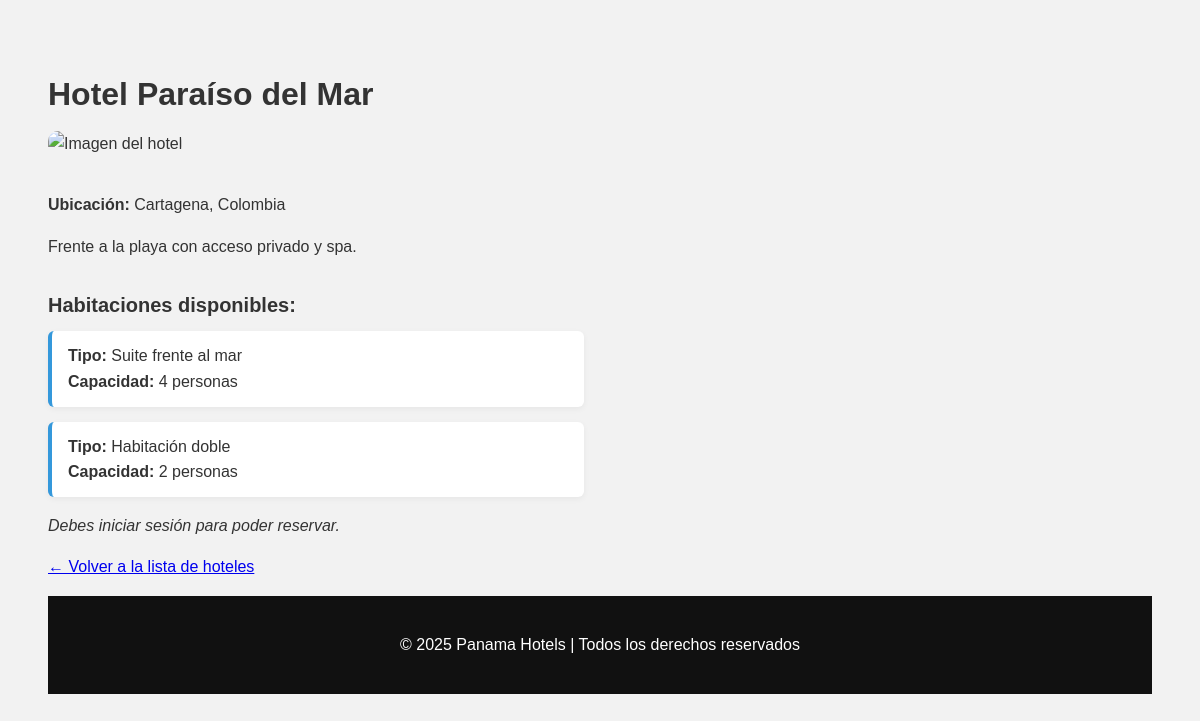
The app's page /public/ver_hotel.php?id=1 with its own data.
### tables this page shows
CREATE TABLE `hoteles` (
  `id` int(11) NOT NULL,
  `nombre` varchar(100) NOT NULL,
  `descripcion` text DEFAULT NULL,
  `direccion` varchar(255) DEFAULT NULL,
  `categoria_id` int(11) DEFAULT NULL,
  `imagen` varchar(255) DEFAULT NULL
);

CREATE TABLE `habitaciones` (
  `id` int(11) NOT NULL,
  `hotel_id` int(11) NOT NULL,
  `tipo` varchar(100) NOT NULL,
  `capacidad` int(11) NOT NULL
);

### public/ver_hotel.php (the view, shortened to what this page needs)
<?php
require_once '../control/ReservasController.php';
$db = new mod_db();
$conn = $db->getConexion();
$errores = [];
$usuario_id = $_SESSION['usuario_id'] ?? null;
if (isset($_GET['id'])) {
    $hotel_id = intval($_GET['id']);
    $stmtHotel = $conn->prepare("SELECT * FROM hoteles WHERE id = :id");
    $stmtHotel->execute([':id' => $hotel_id]);
    $hotel = $stmtHotel->fetch(PDO::FETCH_ASSOC);
    $stmtHabitaciones = $conn->prepare("SELECT * FROM habitaciones WHERE hotel_id = :hotel_id");
    $stmtHabitaciones->execute([':hotel_id' => $hotel_id]);
    $habitaciones = $stmtHabitaciones->fetchAll(PDO::FETCH_ASSOC);
}
?>
<!DOCTYPE html>
<html lang="es">
<head>
    <link rel="stylesheet" href="../css/estilosDetalleHotel.css">
    <?php if (!isset($hotel)): ?>
    <h2>Hoteles disponibles en Panamá</h2>
    <div class="hotel-grid">
        <?php
        $stmt = $conn->query("SELECT id, nombre, direccion FROM hoteles");
        while ($row = $stmt->fetch(PDO::FETCH_ASSOC)):
            $imagen = match($row['id']) {
                1 => "../img/paraiso_del_mar.jpg",
                2 => "../img/sierra verde.jpg",
                3 => "../img/ciudad_central.jpg",
                4 => "../img/colonial.jpeg",
                5 => "../img/cafe.jpg",
                7 => "../img/esencia.jpg",
                default => "../img/7palabras.jpg"
            };
        ?>
            <a class="hotel-card" href="ver_hotel.php?id=<?= intval($row['id']) ?>">
                <img src="<?= $imagen ?>" alt="Imagen del hotel" style="width:100%; height:200px; object-fit:cover; border-radius: 10px;">
                <h3><?= htmlspecialchars($row['nombre']) ?></h3>
                <p><?= htmlspecialchars($row['direccion']) ?></p>
            </a>
        <?php endwhile; ?>
    </div>
<?php else: ?>
    <h1><?= htmlspecialchars($hotel['nombre']) ?></h1>
<img src="<?= $imagenHotel ?>" alt="Imagen del hotel" style="max-width:600px; width:100%; border-radius: 10px; margin-bottom: 20px;">
    <p><strong>Ubicación:</strong> <?= htmlspecialchars($hotel['direccion']) ?></p>
    <p><?= htmlspecialchars($hotel['descripcion']) ?></p>
    <h3>Habitaciones disponibles:</h3>
    <?php if ($habitaciones): ?>
        <?php foreach ($habitaciones as $hab): ?>
            <div class="habitacion-card">
                <strong>Tipo:</strong> <?= htmlspecialchars($hab['tipo']) ?><br>
                <strong>Capacidad:</strong> <?= intval($hab['capacidad']) ?> personas
            </div>
        <?php endforeach; ?>
    <?php else: ?>
        <p>No hay habitaciones disponibles para este hotel.</p>
    <?php endif; ?>
    <?php if ($usuario_id): ?>
        <button id="btnMostrarReserva" onclick="mostrarFormularioReserva()">Reservar</button>
        <div id="formularioReserva" class="reserva-form" style="display:none;">
            <h3>Formulario de Reserva</h3>
            <?php if (!empty($errores)): ?>
                <ul style="color:red;">
                    <?php foreach ($errores as $error): ?>
                        <li><?= htmlspecialchars($error) ?></li>
                    <?php endforeach; ?>
                </ul>
            <?php endif; ?>
            <form method="POST" action="ver_hotel.php?id=<?= $hotel_id ?>">
                <label for="habitacion_id">Habitación:</label>
                <select name="habitacion_id" required>
                    <option value="">-- Seleccione una habitación --</option>
                    <?php foreach ($habitaciones as $hab): ?>
                        <option value="<?= $hab['id'] ?>">
                            <?= htmlspecialchars($hab['tipo']) ?> (Capacidad: <?= intval($hab['capacidad']) ?>)
                        </option>
                    <?php endforeach; ?>
                </select>
                <label for="fecha_entrada">Fecha de Entrada:</label>
                <input type="date" name="fecha_entrada" required>
                <label for="fecha_salida">Fecha de Salida:</label>
                <input type="date" name="fecha_salida" required>
                <label for="personas">Personas:</label>
                <input type="number" name="personas" min="1" value="1" required>
                <button type="submit">Confirmar Reserva</button>
            </form>
        </div>
    <?php else: ?>
        <p><em>Debes iniciar sesión para poder reservar.</em></p>
    <?php endif; ?>
    <p><a href="../index/index.php">← Volver a la lista de hoteles</a></p>
<?php endif; ?>
<?php include("../index/footer.php"); ?>
</body>
</html>

### css/estilosDetalleHotel.css (style rules this page uses)
h1 { font-size: 32px; margin-bottom: 10px; }
img { max-width: 600px; width: 100%; border-radius: 10px; margin-bottom: 20px; }
h3 { font-size: 20px; margin-top: 30px; margin-bottom: 10px; }
.habitacion-card { background-color: #fff; border-left: 4px solid #3498db; padding: 12px 16px; margin-bottom: 15px; border-radius: 6px; box-shadow: 0 2px 6px rgba(0,0,0,0.05); width: 100%; max-width: 500px; }

### records on screen
hoteles: nombre "Hotel Paraíso del Mar", direccion "Cartagena, Colombia", descripcion "Frente a la playa con acceso privado y spa."
habitaciones: tipo "Suite frente al mar", capacidad "4"
habitaciones: tipo "Habitación doble", capacidad "2"
